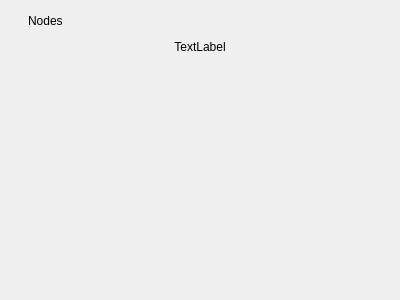
<?xml version="1.0" encoding="UTF-8"?>
<ui version="4.0">
 <class>C_SdBueNodeSelectorWidget</class>
 <widget class="QWidget" name="C_SdBueNodeSelectorWidget">
  <property name="geometry">
   <rect>
    <x>0</x>
    <y>0</y>
    <width>400</width>
    <height>300</height>
   </rect>
  </property>
  <property name="windowTitle">
   <string>Form</string>
  </property>
  <layout class="QGridLayout" name="gridLayout">
   <property name="leftMargin">
    <number>0</number>
   </property>
   <property name="topMargin">
    <number>0</number>
   </property>
   <property name="rightMargin">
    <number>0</number>
   </property>
   <property name="bottomMargin">
    <number>0</number>
   </property>
   <property name="spacing">
    <number>0</number>
   </property>
   <item row="0" column="0">
    <layout class="QVBoxLayout" name="pc_VerticalLayout" stretch="0,0,0,1,1">
     <property name="spacing">
      <number>0</number>
     </property>
     <property name="leftMargin">
      <number>1</number>
     </property>
     <property name="topMargin">
      <number>1</number>
     </property>
     <property name="rightMargin">
      <number>1</number>
     </property>
     <property name="bottomMargin">
      <number>0</number>
     </property>
     <item>
      <widget class="QWidget" name="pc_BueNodeSelectorHeaderWidget" native="true">
       <property name="sizePolicy">
        <sizepolicy hsizetype="Preferred" vsizetype="Fixed">
         <horstretch>0</horstretch>
         <verstretch>0</verstretch>
        </sizepolicy>
       </property>
       <property name="minimumSize">
        <size>
         <width>0</width>
         <height>39</height>
        </size>
       </property>
       <property name="maximumSize">
        <size>
         <width>16777215</width>
         <height>39</height>
        </size>
       </property>
       <layout class="QHBoxLayout" name="horizontalLayout" stretch="0,0,1">
        <property name="leftMargin">
         <number>14</number>
        </property>
        <item>
         <widget class="QLabel" name="pc_LabelIcon">
          <property name="text">
           <string/>
          </property>
          <property name="pixmap">
           <pixmap resource="../../application.qrc">:/images/system_definition/IconNode.svg</pixmap>
          </property>
         </widget>
        </item>
        <item>
         <widget class="stw::opensyde_gui_elements::C_OgeLabGroupItem" name="pc_BueNodeSelectorTitleLabel">
          <property name="text">
           <string>Nodes</string>
          </property>
         </widget>
        </item>
        <item>
         <spacer name="pc_HorizontalSpacer">
          <property name="orientation">
           <enum>Qt::Horizontal</enum>
          </property>
          <property name="sizeHint" stdset="0">
           <size>
            <width>294</width>
            <height>18</height>
           </size>
          </property>
         </spacer>
        </item>
       </layout>
      </widget>
     </item>
     <item>
      <spacer name="pc_VerticalSpacerTop">
       <property name="orientation">
        <enum>Qt::Vertical</enum>
       </property>
       <property name="sizeType">
        <enum>QSizePolicy::Fixed</enum>
       </property>
       <property name="sizeHint" stdset="0">
        <size>
         <width>0</width>
         <height>0</height>
        </size>
       </property>
      </spacer>
     </item>
     <item>
      <widget class="stw::opensyde_gui_elements::C_OgeLabGroupItem" name="pc_LabelNoNodes">
       <property name="text">
        <string>TextLabel</string>
       </property>
       <property name="alignment">
        <set>Qt::AlignCenter</set>
       </property>
      </widget>
     </item>
     <item>
      <widget class="stw::opensyde_gui::C_SdBueNodeSelectorCheckBoxListWidget" name="pc_NodeSelectorListWidget" native="true"/>
     </item>
     <item>
      <spacer name="pc_VerticalSpacerBottom">
       <property name="orientation">
        <enum>Qt::Vertical</enum>
       </property>
       <property name="sizeType">
        <enum>QSizePolicy::Fixed</enum>
       </property>
       <property name="sizeHint" stdset="0">
        <size>
         <width>0</width>
         <height>0</height>
        </size>
       </property>
      </spacer>
     </item>
    </layout>
   </item>
  </layout>
 </widget>
 <customwidgets>
  <customwidget>
   <class>stw::opensyde_gui_elements::C_OgeLabGroupItem</class>
   <extends>QLabel</extends>
   <header>C_OgeLabGroupItem.hpp</header>
  </customwidget>
  <customwidget>
   <class>stw::opensyde_gui::C_SdBueNodeSelectorCheckBoxListWidget</class>
   <extends>QWidget</extends>
   <header>C_SdBueNodeSelectorCheckBoxListWidget.hpp</header>
   <container>1</container>
  </customwidget>
 </customwidgets>
 <resources>
  <include location="../../application.qrc"/>
 </resources>
 <connections/>
</ui>
